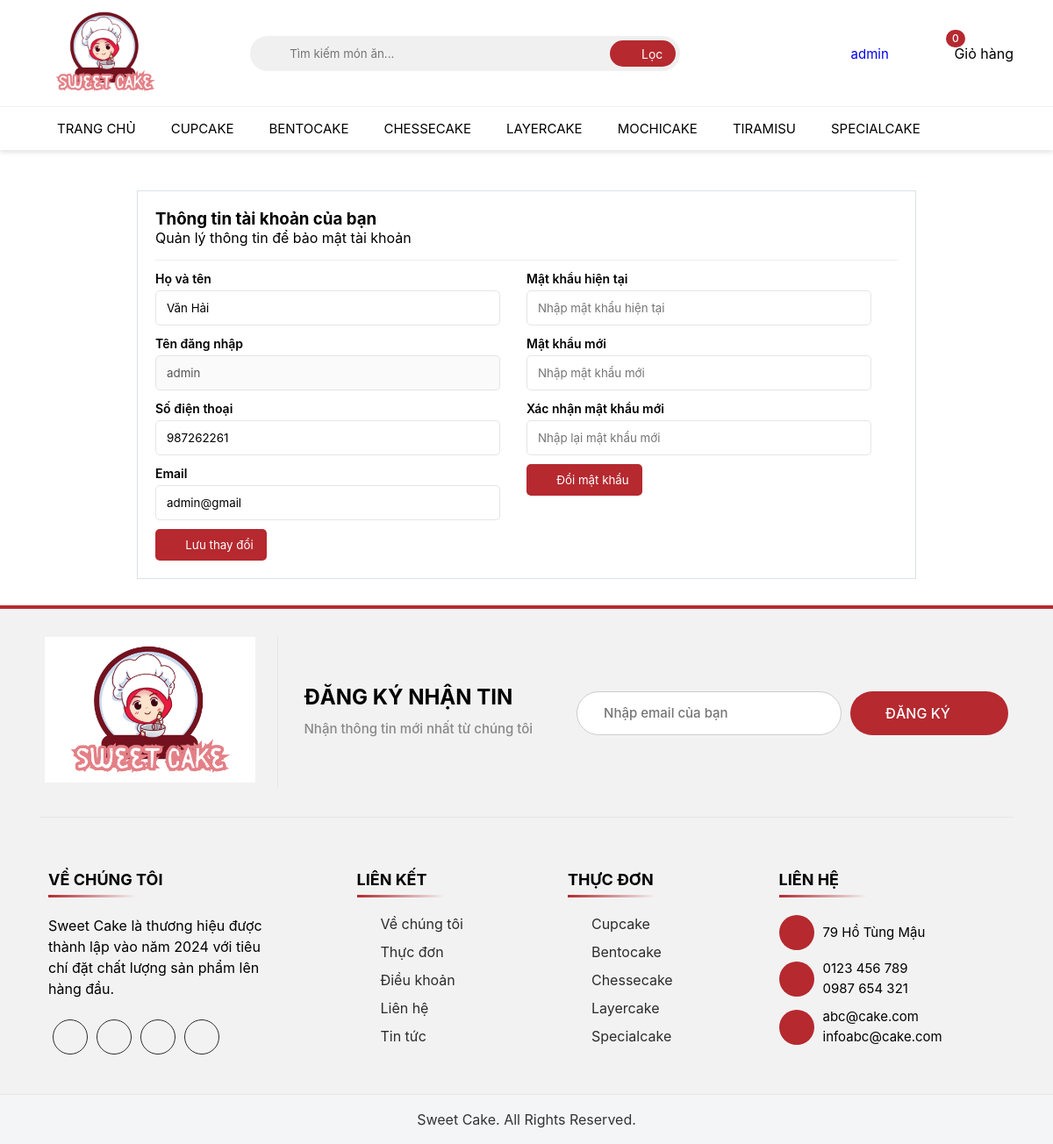
Screenshot of /account.php (signed in) with the database file from the repository.
### tables this page shows
CREATE TABLE `user` (
  `UserID` int(11) NOT NULL,
  `Fullname` varchar(50) NOT NULL,
  `Username` varchar(50) NOT NULL,
  `Password` varchar(50) NOT NULL,
  `Created_time` datetime NOT NULL,
  `UserRole` varchar(2) NOT NULL,
  `Phone` int(11) NOT NULL,
  `Email` varchar(11) NOT NULL
);

### account.php (the view, shortened to what this page needs)
<?php
$servername = "localhost";
$username = "root";
$password = "";
$dbname = "shopbanh";
$conn = new mysqli($servername, $username, $password, $dbname);
$conn->set_charset("utf8");
$username = $_SESSION['username'];
$sql = "SELECT fullname, email, phone FROM user WHERE username='$username'";
$result = $conn->query($sql);
if ($result && $result->num_rows > 0) {
    $row = $result->fetch_assoc();
    $fullname = $row['fullname'];
    $email = $row['email'];
    $phone = $row['phone'];
} else {
    $fullname = $email = $phone = '';
}
?>
<!DOCTYPE html>
<html lang="en">
<head>
    <link rel="stylesheet" href="./assets/css/main.css">
    <link rel="stylesheet" href="./assets/css/home-responsive.css">
    <link rel="stylesheet" href="./assets/css/toast-message.css">
    <link rel="stylesheet" href="./assets/font/font-awesome-pro-v6-6.2.0/css/all.min.css"/>
</head>
<header>
    <div class="header-middle">
        <div class="container">
            <div class="header-middle-left">
                <div class="header-logo">
                    <a href="">
                        <img src="./assets/img/logo.png" alt="" class="header-logo-img">
                    </a>
                </div>
            </div>
            <div class="header-middle-center">
                <form action="" class="form-search">
                    <span class="search-btn"><i class="fa-light fa-magnifying-glass"></i></span>
                    <input type="text" class="form-search-input" placeholder="Tìm kiếm món ăn...">
                    <button class="filter-btn"><i class="fa-light fa-filter-list"></i><span>Lọc</span></button>
                </form>
            </div>
            <div class="header-middle-right">
                <ul class="header-middle-right-list">
                    <li class="header-middle-right-item dropdown open">
                            <i class="fa-light fa-user"></i>
                            <div class="auth-container">
                                <?php if (isset($_SESSION['username'])): ?>
                                    <a href="account.php" class="text-tk"><?php echo htmlspecialchars($_SESSION['username']); ?> <i class="fa-sharp fa-solid fa-caret-down"></i></a>
                                <?php else: ?>
                                    <span class="text-dndk">Đăng nhập / Đăng ký</span>
                                <?php endif; ?>
                            </div>
                        </li>
                    <li class="header-middle-right-item open" onclick="window.location.href='giohang.html';">
                        <div class="cart-icon-menu">
                            <a href="#" class="gio-hang">
                                <i class="fa-light fa-basket-shopping"></i>
                                <span class="count-product-cart">0</span>
                            </a>
                        </div>
                        <span>Giỏ hàng</span>
                    </li>
                </ul>
            </div>
        </div>
    </div>
</header>
<nav class="header-bottom">
    <div class="container">
        <ul class="menu-list">
            <li class="menu-list-item"><a href="" class="menu-link">Trang chủ</a></li>
            <li class="menu-list-item" ><a href="#" class="menu-link">Cupcake</a></li>
            <li class="menu-list-item"><a href="#" class="menu-link">Bentocake</a></li>
            <li class="menu-list-item"><a href="#" class="menu-link">Chessecake</a></li>
            <li class="menu-list-item" ><a href="#" class="menu-link">Layercake</a></li>
            <li class="menu-list-item" ><a href="#" class="menu-link">Mochicake</a></li>
            <li class="menu-list-item" ><a href="#" class="menu-link">Tiramisu</a></li>
            <li class="menu-list-item" ><a href="#" class="menu-link">Specialcake</a></li>
        </ul>
    </div>
</nav>
<div class="advanced-search">
    <div class="container">
        <div class="advanced-search-category">
            <span>Phân loại </span>
        </div>
        <div class="advanced-search-price">
            <span>Giá từ</span>
            <span>đến</span>
            <button id="advanced-search-price-btn"><i class="fa-light fa-magnifying-glass-dollar"></i></button>
        </div>
        <div class="advanced-search-control">
            <button id="sort-ascending" ><i class="fa-regular fa-arrow-up-short-wide"></i></button>
            <button id="sort-descending"><i class="fa-regular fa-arrow-down-wide-short"></i></button>
            <button><i class="fa-light fa-xmark"></i></button>
        </div>
    </div>
</div>
<main class="main-wrapper">
    <div class="container" id="trangchu">
        <div class="page-nav">
        </div>
    </div>
    <div class="container" id="account-user">
        <div class="main-account">
            <div class="main-account-header">
                <h3>Thông tin tài khoản của bạn</h3>
                <p>Quản lý thông tin để bảo mật tài khoản</p>
            </div>
            <div class="main-account-body">
                <div class="main-account-body-col">
                    <form action="account.php" method="POST" class="info-user">
                        <div class="form-group">
                            <label for="fullname" class="form-label">Họ và tên</label>
                            <input class="form-control" type="text" name="fullname" id="fullname" placeholder="Nhập họ và tên của bạn" value="<?php echo htmlspecialchars($fullname); ?>" required>
                        </div>
                        <div class="form-group">
                            <label for="username" class="form-label">Tên đăng nhập</label>
                            <input class="form-control" type="text" name="username" id="username" value="<?php echo htmlspecialchars($username); ?>" disabled="true" placeholder="">
                        </div>
                        <div class="form-group">
                            <label for="phone" class="form-label">Số điện thoại</label>
                            <input class="form-control" type="text" name="phone" id="phone" placeholder="Nhập số điện thoại" value="<?php echo htmlspecialchars($phone); ?>" required>
                        </div>
                        <div class="form-group">
                            <label for="email" class="form-label">Email</label>
                            <input class="form-control" type="email" name="email" id="email" placeholder="Nhập email của bạn" value="<?php echo htmlspecialchars($email); ?>" required>
                        </div>
                        <button type="submit" id="save-info-user"><i class="fa-regular fa-floppy-disk"></i> Lưu thay đổi</button>
                    </form>
                </div>
                    <div class="main-account-body-col">
                    <form action="change_pass.php" method="POST" class="change-password">
                        <div class="form-group">
                            <label for="current_password" class="form-label">Mật khẩu hiện tại</label>
                            <input class="form-control" type="password" name="current_password" id="current_password" placeholder="Nhập mật khẩu hiện tại" required>
                        </div>
                        <div class="form-group">
                            <label for="new_password" class="form-label">Mật khẩu mới</label>
                            <input class="form-control" type="password" name="new_password" id="new_password" placeholder="Nhập mật khẩu mới" required>
                        </div>
                        <div class="form-group">
                            <label for="confirm_password" class="form-label">Xác nhận mật khẩu mới</label>
                            <input class="form-control" type="password" name="confirm_password" id="confirm_password" placeholder="Nhập lại mật khẩu mới" required>
                        </div>
                        <button type="submit" id="save-password"><i class="fa-regular fa-key"></i> Đổi mật khẩu</button>
                    </form>
                    </div>
                </div>
            </div>
        </div>
</main>
<footer class="footer">
    <div class="container">
        <div class="footer-top">
            <div class="footer-top-content">
                <div class="footer-top-img">
                    <img src="./assets/img/logo.png" alt="">
                </div>
                <div class="footer-top-subbox">
                    <div class="footer-top-subs">
                        <h2 class="footer-top-subs-title">Đăng ký nhận tin</h2>
                        <p class="footer-top-subs-text">Nhận thông tin mới nhất từ chúng tôi</p>
                    </div>
                    <form class="form-ground">
                        <input type="email" class="form-ground-input" placeholder="Nhập email của bạn">
                        <button class="form-ground-btn">
                            <span>ĐĂNG KÝ</span>
                            <i class="fa-solid fa-arrow-right"></i>
                        </button>
                    </form>
                </div>
            </div>
        </div>
    </div>
    <div class="widget-area">
        <div class="container">
            <div class="widget-row">
                <div class="widget-row-col-1">
                    <h3 class="widget-title">Về chúng tôi</h3>
                    <div class="widget-row-col-content">
                        <p>Sweet Cake là thương hiệu được thành lập vào năm 2024 với tiêu chí đặt chất lượng sản phẩm lên hàng đầu.</p>
                    </div>
                    <div class="widget-social">
                        <div class="widget-social-item">
                            <a href="">
                                <i class="fab fa-facebook-f"></i>
                            </a>
                        </div>
                        <div class="widget-social-item">
                            <a href="">
                                <i class="fab fa-twitter"></i>
                            </a>
                        </div>
                        <div class="widget-social-item">
                            <a href="">
                                <i class="fab fa-linkedin-in"></i>
                            </a>
                        </div>
                        <div class="widget-social-item">
                            <a href="">
                                <i class="fab fa-whatsapp"></i>
                            </a>
                        </div>
                    </div>
                </div>
                <div class="widget-row-col">
                    <h3 class="widget-title">Liên kết</h3>
                    <ul class="widget-contact">
                        <li class="widget-contact-item">
                            <a href="">
                                <i class="fa-regular fa-arrow-right"></i>
                                <span>Về chúng tôi</span>
                            </a>
                        </li>
                        <li class="widget-contact-item">
                            <a href="">
                                <i class="fa-regular fa-arrow-right"></i>
                                <span>Thực đơn</span>
                            </a>
                        </li>
                        <li class="widget-contact-item">
                            <a href="">
                                <i class="fa-regular fa-arrow-right"></i>
                                <span>Điều khoản</span>
                            </a>
                        </li>
                        <li class="widget-contact-item">
                            <a href="">
                                <i class="fa-regular fa-arrow-right"></i>
                                <span>Liên hệ</span>
                            </a>
                        </li>
                        <li class="widget-contact-item">
                            <a href="">
                                <i class="fa-regular fa-arrow-right"></i>
                                <span>Tin tức</span>
                            </a>
                        </li>
                    </ul>
                </div>
                <div class="widget-row-col">
                    <h3 class="widget-title">Thực đơn</h3>
                    <ul class="widget-contact">
                        <li class="widget-contact-item">
                            <a href="">
                                <i class="fa-regular fa-arrow-right"></i>
                                <span>Cupcake</span>
                            </a>
                        </li>
                        <li class="widget-contact-item">
                            <a href="">
                                <i class="fa-regular fa-arrow-right"></i>
                                <span>Bentocake</span>
                            </a>
                        </li>
                        <li class="widget-contact-item">
                            <a href="">
                                <i class="fa-regular fa-arrow-right"></i>
                                <span>Chessecake</span>
                            </a>
                        </li>
                        <li class="widget-contact-item">
                            <a href="">
                                <i class="fa-regular fa-arrow-right"></i>
                                <span>Layercake</span>
                            </a>
                        </li>
                        <li class="widget-contact-item">
                            <a href="">
                                <i class="fa-regular fa-arrow-right"></i>
                                <span>Specialcake</span>
                            </a>
                        </li>
                    </ul>
                </div>
                <div class="widget-row-col-1">
                    <h3 class="widget-title">Liên hệ</h3>
                    <div class="contact">
                        <div class="contact-item">
                            <div class="contact-item-icon">
                                <i class="fa-regular fa-location-dot"></i>
                            </div>
                            <div class="contact-content">
                                <span>79 Hồ Tùng Mậu</span>
                            </div>
                        </div>
                        <div class="contact-item">
                            <div class="contact-item-icon">
                                <i class="fa-regular fa-phone"></i>
                            </div>
                            <div class="contact-content contact-item-phone">
                                <span>0123 456 789</span>
                                <br>
                                <span>0987 654 321</span>
                            </div>
                        </div>
                        <div class="contact-item">
                            <div class="contact-item-icon">
                                <i class="fa-regular fa-envelope"></i>
                            </div>
                            <div class="contact-content conatct-item-email">
                                <span>abc@cake.com</span><br />
                                <span>infoabc@cake.com</span>
                            </div>
                        </div>
                    </div>
                </div>
            </div>
        </div>
    </div>
</footer>
<div class="copyright-wrap">
    <div class="container">
        <div class="copyright-content">
            <p>Sweet Cake. All Rights Reserved.</p>
        </div>
    </div>
</div>
</body>

### rows the page displays
user: fullname "Văn Hải", phone "987262261", email "admin@gmail"

### other values shown
$_SESSION['username'] "admin"
